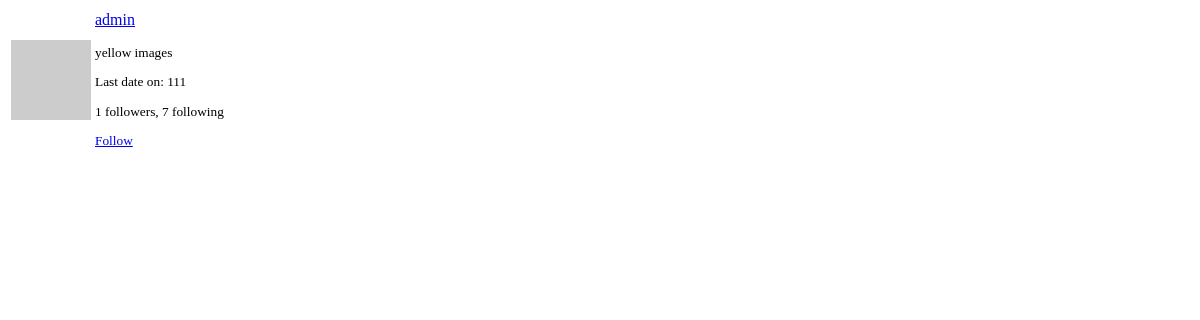
Before: /user/admin/popup (signed in) with the older database file.
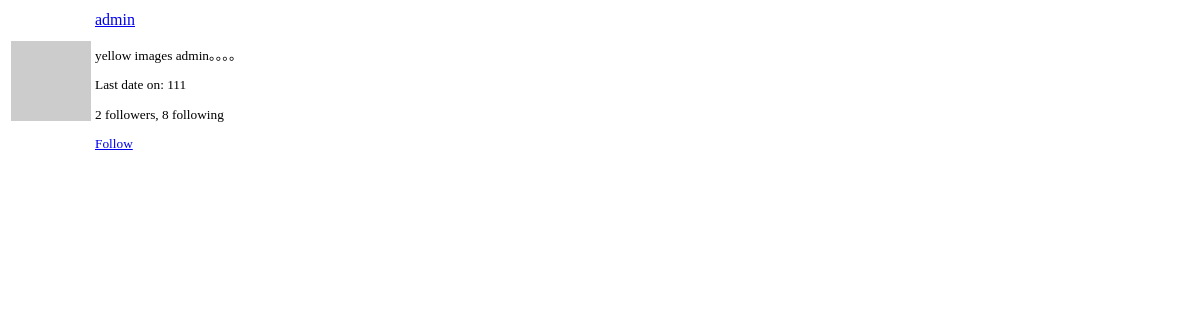
After: the same page with the newer database file.
### app/models.py (models this page shows, shortened)
class PaginatedAPIMixin(object):
    @staticmethod
    def to_collection_dict(query, page, per_page, endpoint, **kwargs):
        resources = query.paginate(page, per_page, False)
        data = {
            'items': [item.to_dict() for item in resources.items],
            '_meta': {
                'page': page,
                'per_page': per_page,
                'total_pages': resources.pages,
                'total_items': resources.total
            },
            '_links': {
                'self': url_for(endpoint, page=page, per_page=per_page),
                'next': url_for(endpoint, page=page+1, per_page=per_page, **kwargs) if resources.has_next else None,
                'prev': url_for(endpoint, page=page - 1, per_page=per_page, **kwargs) if resources.has_prev else None
            }
        }
        return data

class User(PaginatedAPIMixin, UserMixin, db.Model):
    id = db.Column(db.Integer, primary_key=True)
    username = db.Column(db.String(64), index=True, unique=True)
    email = db.Column(db.String(128), index=True, unique=True)
    password_hash = db.Column(db.String(128))
    posts = db.relationship('Post', backref='author', lazy='dynamic')
    about_me = db.Column(db.String(140))
    last_date = db.Column(db.DateTime, default=datetime.utcnow)
    followed = db.relationship(
        'User', secondary=followers,
        primaryjoin=(followers.c.follower_id == id),
        secondaryjoin=(followers.c.followed_id == id),
        backref=db.backref('followers', lazy='dynamic'), lazy='dynamic')
    messages_sent = db.relationship('Message', foreign_keys='Message.sender_id',
                                    backref='author', lazy='dynamic')
    messages_received = db.relationship('Message', foreign_keys='Message.recipient_id',
                                        backref='recipient', lazy='dynamic')
    last_message_read_time = db.Column(db.DateTime)
    notifications = db.relationship('Notification', backref='user', lazy='dynamic')
    def avatar(self, size):
        digest = hashlib.md5(self.email.lower().encode('utf-8')).hexdigest()
        return 'https://www.gravatar.com/avatar/{}?d=identicon&s={}'.format(digest, size)
    def is_following(self, user):
        return self.followed.filter(followers.c.followed_id == user.id).count() > 0

### app/main/routes.py (the view)
@bp.route('/user/<username>/popup')
@login_required
def user_popup(username):
    user = User.query.filter_by(username=username).first_or_404()
    return render_template('user_popup.html', user=user)

### app/main/routes.py (called while the page is built)
@bp.before_app_request
def before_request():
    if current_user.is_authenticated:
        current_user.last_date = datetime.utcnow()
        db.session.commit()
        g.search_form = SearchForm()
    g.locale = str(get_locale())

### app/models.py (called while the page is built)
@login.user_loader
def load_user(id):
    return User.query.get(int(id))

    @classmethod
    def before_commit(cls, session):
        session._changes = {
            'add': list(session.new),
            'update': list(session.dirty),
            'delete': list(session.deleted)
        }

    @classmethod
    def after_commit(cls, session):
        for obj in session._changes['add']:
            if isinstance(obj, SearchableMixin):
                add_to_index(obj.__tablename__, obj)
        for obj in session._changes['update']:
            if isinstance(obj, SearchableMixin):
                add_to_index(obj.__tablename__, obj)
        for obj in session._changes['delete']:
            if isinstance(obj, SearchableMixin):
                remove_from_index(obj.__tablename__, obj)
        session._changes = None

### app/templates/user_popup.html
<table class="table">
    <tr>
        <td width="64", style="border: 0px;"><img src="{{ user.avatar(64) }}"></td>
        <td style="border: 0px;">
            <p>
                <a href="{{  url_for('main.user', username=user.username) }}">
                    {{ user.username }}
                </a>
            </p>
            <small>
                {% if user.about_me %} <p>{{ user.about_me }}</p> {% endif %}
            {% if user.last_date %}
            <p>{{ _('Last date on') }}:
                {{ moment(user.last_date).format('111') }}</p>
            {% endif %}
            <p>
                {{ _('%(count)d followers', count=user.followers.count()) }},
                {{ _('%(count)d following', count=user.followed.count()) }}
            </p>
            {% if user != current_user %}
                {% if not current_user.is_following(user) %}
                <a href="{{ url_for('main.follow', username=user.username) }}">
                {{ _('Follow') }}
                </a>
                    {% else %}
                    <a href="{{ url_for('main.un_follow', username=user.username) }}">
                    {{ _('UnFollow') }}
                    </a>
                {% endif %}
            {% endif %}
            </small>
        </td>
    </tr>
</table>

Changed rows visible on the page:
changed User "admin": about_me "yellow images" → "yellow images admin。。。。"
Other visible differences:
text no longer shown: "1 followers 7 following"
text now shown: "2 followers 8 following"
